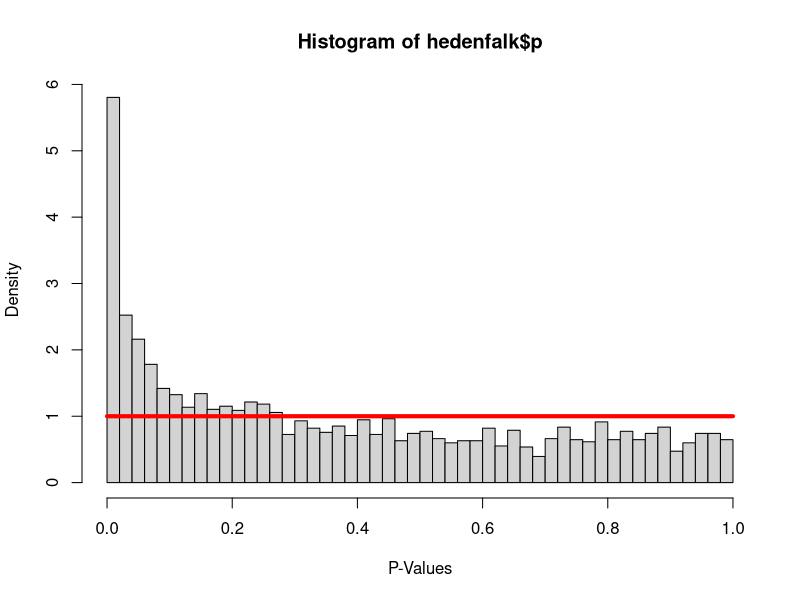
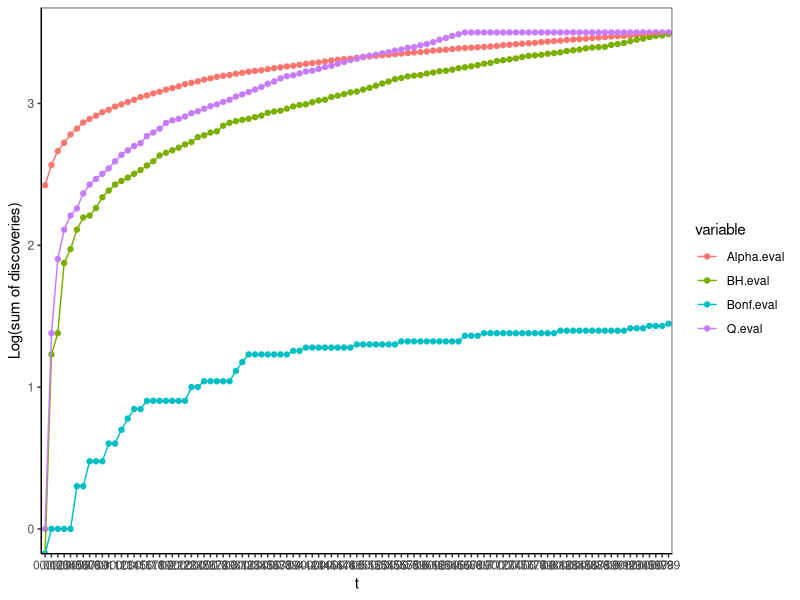
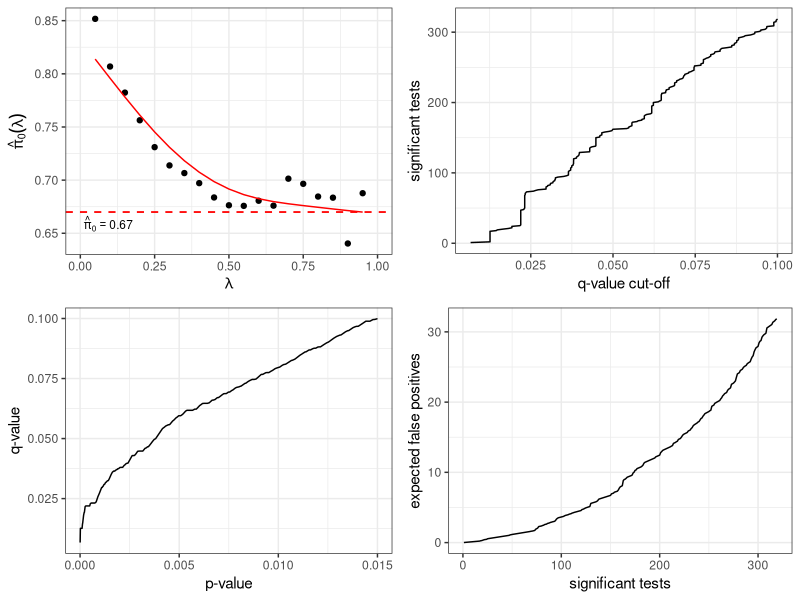

The R source for these figures, in order: (Note: this script raises an error after producing the figures.)
## ---- chunk 1
knitr::opts_chunk$set(echo = TRUE)
set.seed(29)
## ---- chunk 2
library(qvalue)
data(hedenfalk)


## Histogram of p-values
hist(hedenfalk$p, prob = T, breaks = 50, xlab = "P-Values")
curve(dunif(x, 0, 1), 0, 1, add = T, col = "red", lwd = 4)
## ---- chunk 3
## Manual estimate 
pval<- hedenfalk$p
lambda <- 0.5 
pi0_man <- sum(pval > lambda)/(length(pval)*lambda)

## Using qvalue package
qval_obj <- qvalue(p = pval)
#summary(qval_obj)
pi0_pkg <- qval_obj$pi0

# Estimates
pi0_man
pi0_pkg
## ---- chunk 4
# how many discoveries when determined the significance threshold by 
# P-value, by Q-value, by BH adjusted P-value or by Bonferroni corrected P-value

pval <- hedenfalk$p

# Threshold seq
t <- seq(0.01, 0.99, 0.01)

# Alpha 
Alpha_func <- function(x) {sum(pval < x)}
Alpha.eval <- sapply(t, Alpha_func)

# BH
BH_func <- function(x) {sum(p.adjust(pval, method = "BH", n = length(pval)) < x)}
BH.eval <- sapply(t, BH_func)

# Bonferroni
Bonf_func <- function(x) {sum(p.adjust(pval, method = "bonferroni", n = length(pval)) < x)}
Bonf.eval <- sapply(t, Bonf_func)

# Q-value
Q.eval_func <- function(x) {sum(qvalue(pval)$qvalues < x)}
Q.eval <- sapply(t, Q.eval_func)

# Combined df
Eval.df <- as.data.frame(cbind(t, Alpha.eval, BH.eval, Bonf.eval, Q.eval))

# Plot of above eval methods
library("reshape")
library("ggplot2")
Eval.df$t <- as.character(Eval.df$t)
Eval.df.trans <- melt(Eval.df, id.vars = "t")
ggplot(Eval.df.trans, aes(x = t, y = log10(value), 
                          group = variable, color = variable)) + 
  geom_point() + 
  geom_line() + 
  xlab("t") +
  ylab("Log(sum of discoveries)") +
  #scale_x_discrete(breaks = seq(0.01, 0.99, by = 0.1), limits=c(0.01, 0.99)) +
  #theme with white background
  theme_bw() +
  #eliminates background, gridlines, and chart border
  theme(
    plot.background = element_blank()
    ,panel.grid.major = element_blank()
    ,panel.grid.minor = element_blank()
  ) +
  #draws x and y axis line
  theme(axis.line = element_line(color = 'black')) 
## ---- chunk 5

# Plotiing qval
pval <- hedenfalk$p
q <- qvalue(pval)
plot(q)

# False discoveries
# How many discoveries you would make if you allowed 20 false discoveries? 
fdr = 20/length(pval)
qval_fdr_1 <- qvalue(pval, fdr.level = fdr)
sum(qval_fdr_1$significant == TRUE)

# What about if you allowed 10% of false discoveries among all discoveries?
qval_fdr_2 <- qvalue(pval, fdr.level = 0.1)
sum(qval_fdr_2$significant == TRUE)
## ---- chunk 6

# Generate 5000 p-values
m = 1000
pval <- c(rbeta(m, 1, 100), runif(p-m, 0, 1))

# BH 
BH <- p.adjust(pval, method = "BH", n = length(pval))

# Qvalue
Qval <- qvalue(pval)
pi0 <- Qval$pi0  # overall proportion of true null hypotheses

# Linear Reg
lm.fit <- lm(Qval$qvalues ~ BH)
lm.fit$coefficients
## ---- chunk 7

# Generate 5000 p-values
m = 500
p = 5000
pval <- c(rbeta(m, b.1, b.0), runif(p-m, 0, 1))

b.1 = 1
b.0 = 1
pval <- c(rbeta(m, b.1, b.0), runif(p-m, 0, 1))
hist(pval, xlab = "pval", prob = TRUE)
lines(density(pval))


b.1 = 1
b.0 = 100
pval <- c(rbeta(m, b.1, b.0), runif(p-m, 0, 1))
hist(pval, xlab = "pval", prob = TRUE)
lines(density(pval))


b.1 = 1
b.0 = 500
pval <- c(rbeta(m, b.1, b.0), runif(p-m, 0, 1))
hist(pval, xlab = "pval", prob = TRUE)
lines(density(pval))
## ---- chunk 8

# Generate R = 500 replicates
R = 500
qval_fun <- function(x) {qvalue(p = x)}

#####

b.1 = 1
b.0 = 1

# Generate replicated pvalues and apply qval function over the columns
pval_new <- replicate(R, c(rbeta(m, b.1, b.0), runif(p-m, 0, 1)))
qval <- lapply(1:ncol(pval_new), function(x) qvalue(pval[,x]))

# Extract variables/elements from the above list
qval_rep <- lapply(qval, `[`, c('qvalues'))
qval_rep_df <- data.frame(matrix(unlist(qval_rep), nrow=length(qval_rep), byrow=T))

pi0_rep <- lapply(qval, `[`, c('pi0'))
pi0_rep_df <- data.frame(matrix(unlist(pi0_rep), nrow=length(pi0_rep), byrow=T))
names(pi0_rep_df) <- names(pi0_rep[[which(lengths(pi0_rep)>0)[1]]])


alpha=0.1

# Discoveries
D_func <- function(x) {(sum(qval_rep_df[,x] < alpha))}
Disc <- lapply(1:ncol(pval_new), D_func)
Disc_rep_df <- data.frame(matrix(unlist(Disc), nrow=length(Disc), byrow=T))
colnames(Disc_rep_df) <- "Discoveries"

# FD
FD_func <- function(x) {sum(qval_rep_df[,(m + 1):p] < alpha)}
FD <- lapply(1:ncol(pval_new), FD_func)
FD_rep_df <- data.frame(matrix(unlist(FD), nrow=length(FD), byrow=T))
colnames(FD_rep_df) <- "False Discoveries" 

# Histograms 
pi_mean <- mean(pi0_rep_df$pi0)
hist(pi0_rep_df$pi0, xlab = "Replications", main = "pi0", prob = T)
abline(v = pi_mean, col = "blue", lwd = 2)


Disc_mean <- mean(Disc_rep_df$Discoveries)
hist(Disc_rep_df$Discoveries, xlab = "Replications", main = "pi0", prob = T)
abline(v = pi_mean, col = "blue", lwd = 2)


####

b.1 = 1
b.0 = 100

# Generate replicated pvalues and apply qval function over the columns
pval_new <- replicate(R, c(rbeta(m, b.1, b.0), runif(p-m, 0, 1)))
qval <- lapply(1:ncol(pval_new), function(x) qvalue(pval[,x]))

# Extract variables/elements from the above list
qval_rep <- lapply(qval, `[`, c('qvalues'))
qval_rep_df <- data.frame(matrix(unlist(qval_rep), nrow=length(qval_rep), byrow=T))

pi0_rep <- lapply(qval, `[`, c('pi0'))
pi0_rep_df <- data.frame(matrix(unlist(pi0_rep), nrow=length(pi0_rep), byrow=T))
names(pi0_rep_df) <- names(pi0_rep[[which(lengths(pi0_rep)>0)[1]]])

alpha=0.1

# Discoveries
D_func <- function(x) {(sum(qval_rep_df[,x] < alpha))}
Disc <- lapply(1:ncol(pval_new), D_func)
Disc_rep_df <- data.frame(matrix(unlist(Disc), nrow=length(Disc), byrow=T))
colnames(Disc_rep_df) <- "Discoveries"

# FD
FD_func <- function(x) {sum(qval_rep_df[,(m + 1):p] < alpha)}
FD <- lapply(1:ncol(pval_new), FD_func)
FD_rep_df <- data.frame(matrix(unlist(FD), nrow=length(FD), byrow=T))
colnames(FD_rep_df) <- "False Discoveries" 

# Histograms 
pi_mean <- mean(pi0_rep_df$pi0)
hist(pi0_rep_df$pi0, xlab = "Replications", main = "pi0", prob = T)
abline(v = pi_mean, col = "blue", lwd = 2)


Disc_mean <- mean(Disc_rep_df$Discoveries)
hist(Disc_rep_df$Discoveries, xlab = "Replications", main = "pi0", prob = T)
abline(v = pi_mean, col = "blue", lwd = 2)


####

b.1 = 1
b.0 = 500
# Generate replicated pvalues and apply qval function over the columns
pval_new <- replicate(R, c(rbeta(m, b.1, b.0), runif(p-m, 0, 1)))
qval <- lapply(1:ncol(pval_new), function(x) qvalue(pval[,x]))

# Extract variables/elements from the above list
qval_rep <- lapply(qval, `[`, c('qvalues'))
qval_rep_df <- data.frame(matrix(unlist(qval_rep), nrow=length(qval_rep), byrow=T))

pi0_rep <- lapply(qval, `[`, c('pi0'))
pi0_rep_df <- data.frame(matrix(unlist(pi0_rep), nrow=length(pi0_rep), byrow=T))
names(pi0_rep_df) <- names(pi0_rep[[which(lengths(pi0_rep)>0)[1]]])

alpha=0.1

# Discoveries
D_func <- function(x) {(sum(qval_rep_df[,x] < alpha))}
Disc <- lapply(1:ncol(pval_new), D_func)
Disc_rep_df <- data.frame(matrix(unlist(Disc), nrow=length(Disc), byrow=T))
colnames(Disc_rep_df) <- "Discoveries"

# FD
FD_func <- function(x) {sum(qval_rep_df[,(m + 1):p] < alpha)}
FD <- lapply(1:ncol(pval_new), FD_func)
FD_rep_df <- data.frame(matrix(unlist(FD), nrow=length(FD), byrow=T))
colnames(FD_rep_df) <- "False Discoveries" 

# Histograms 
pi_mean <- mean(pi0_rep_df$pi0)
hist(pi0_rep_df$pi0, xlab = "Replications", main = "pi0", prob = T)
abline(v = pi_mean, col = "blue", lwd = 2)


Disc_mean <- mean(Disc_rep_df$Discoveries)
hist(Disc_rep_df$Discoveries, xlab = "Replications", main = "pi0", prob = T)
abline(v = pi_mean, col = "blue", lwd = 2)
